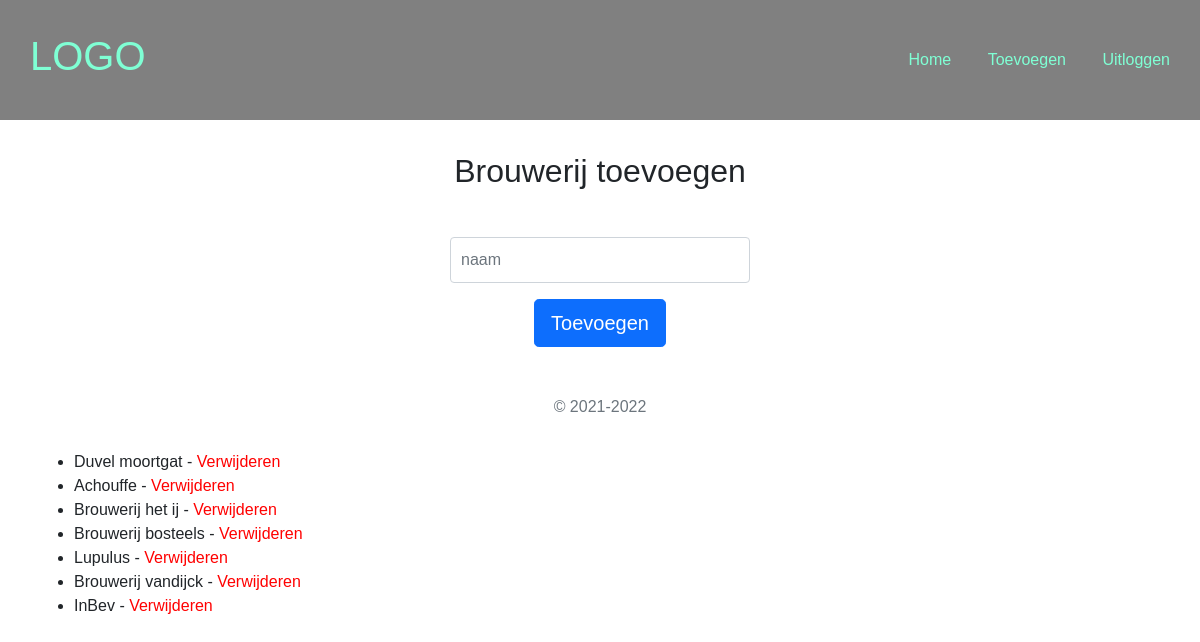
The app's page /toevoegen-brouwerij.php (signed in) with its own data.
### tables this page shows
CREATE TABLE `brouwerijen` (
  `id` int(10) UNSIGNED NOT NULL,
  `naam` varchar(255) NOT NULL
);

### toevoegen-brouwerij.php (the view, shortened to what this page needs)
<?php
include './includes/initialize.php';
$query = $pdo->query('SELECT * FROM brouwerijen');
$brouwerijen = $query->fetchAll();
?>
<!DOCTYPE html>
<html lang="en">
<head>
  <?php include './includes/meta.php' ?>
</head>
<body>
  <?php include './includes/header.php' ?>
  <main class="container">
    <section class="text-center">
      <h2>Brouwerij toevoegen</h2>
      <form class="form-signin" method="post">
        <input type="text" id="naam" name="naam" class="form-control" placeholder="naam"
          value="<?php echo $_POST['naam'] ?? '' ?>" autofocus>
        <button class="btn btn-lg btn-primary btn-block" type="submit">Toevoegen</button>
        <p class="mt-5 mb-3 text-muted">&copy; 2021-2022</p>
      </form>
    </section>
    <section>
      <ul>
        <?php foreach ($brouwerijen as $brouwerij) : ?>
        <li><a
            href="details-brouwerij.php?brouwerij_id=<?php echo $brouwerij['id'] ?>"><?php echo $brouwerij['naam'] ?></a>
          - <a class="verwijderen" href="verwijderen-brouwerij.php">Verwijderen</a></li>
        <?php endforeach; ?>
      </ul>
    </section>
  </main>
</body>
</html>

### style.css (style rules this page uses)
body { margin: 0; font-family: Helvetica, sans-serif; }
.container { width: 1200px; margin: 0 auto; }
a { text-decoration: none; color: #212529; }
.form-signin { width: 100%; max-width: 330px; padding: 15px; margin: auto; }
.form-signin .form-control { position: relative; box-sizing: border-box; height: auto; padding: 10px; font-size: 16px; }
.btn-primary { margin-top: 1rem; }
.verwijderen { color: red; }

### records on screen
brouwerijen: naam "Duvel moortgat"
brouwerijen: naam "Achouffe"
brouwerijen: naam "Brouwerij het ij"
brouwerijen: naam "Brouwerij bosteels"
brouwerijen: naam "Lupulus"
brouwerijen: naam "Brouwerij vandijck"
brouwerijen: naam "InBev"
